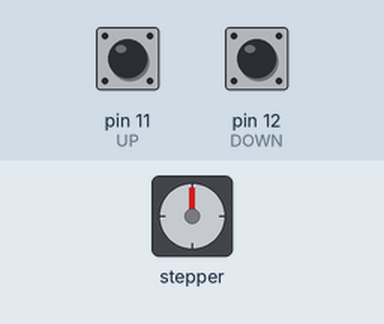
Recording of a sketch running on a simulated Arduino Uno, built with avr-gcc and run on an emulated ATmega328P. Parts: stepper motor. The inputs (shaded band) are chosen by the test bench; at power-on: pin 11 (UP) HIGH, pin 12 (DOWN) HIGH. Stepper angles assume 4096 steps per turn.

Above: at 1.2 s.
1.3 s: pin 11 (UP) pulled LOW for 1 s
At 2.7 s:
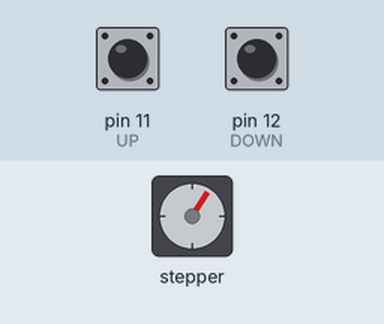
3.8 s: pin 12 (DOWN) pulled LOW for 3.2 s
At 7.8 s:
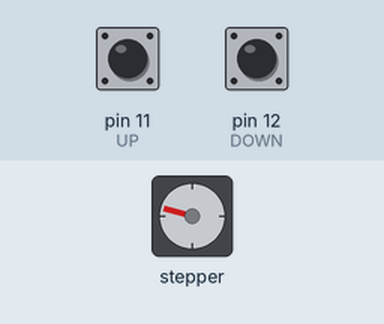
8.5 s: pin 12 (DOWN) pulled LOW for 0.15 s
At 9.4 s:
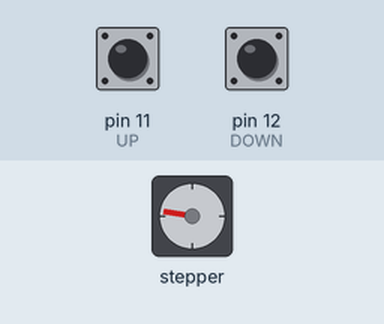
10.1 s: pin 12 (DOWN) pulled LOW for 1 s
At 11.8 s:
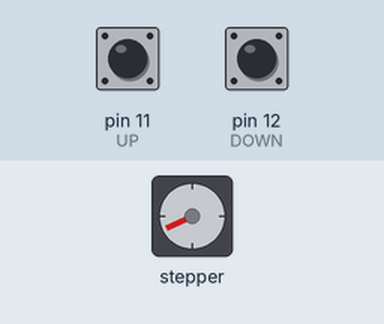
12.6 s: pin 12 (DOWN) pulled LOW for 1 s
At 14.7 s:
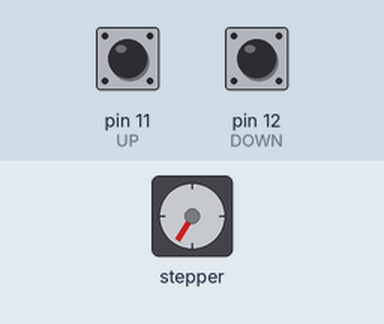
15.1 s: pin 12 (DOWN) pulled LOW for 3.2 s
At 19.6 s:
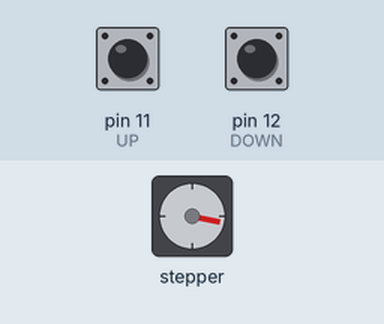
Timing chart, 0 to 20.8 s (numbered marks = the images above; inputs shaded):
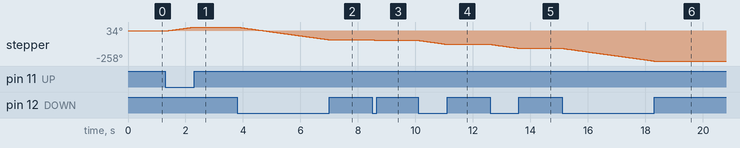

Measured:
- after the input at 1.3 s, stepper: turns 34° clockwise in 0.97 s, starting at once
- after the input at 3.8 s, stepper: turns 109° counter-clockwise in 3.2 s, starting at once
- after the input at 10.1 s, stepper: turns 34° counter-clockwise in 0.97 s, starting at once
- after the input at 12.6 s, stepper: turns 34° counter-clockwise in 0.97 s, starting at once
- after the input at 15.1 s, stepper: turns 109° counter-clockwise in 3.2 s, starting at once

The sketch:

tracker.ino
```cpp
// first, include the library :)

#include <CheapStepper.h>

CheapStepper stepper(2, 3, 4, 5);
// here we declare our stepper using default pins:
// arduino pin <--> pins on ULN2003 board:
// 8 <--> IN1
// 9 <--> IN2
// 10 <--> IN3
// 11 <--> IN4

const int UP = 11;
const int DOWN = 12;

// let's create a boolean variable to save the direction of our rotation

int stepperDelay = 2490;

void setup() {
  pinMode(UP, INPUT_PULLUP);
  pinMode(DOWN, INPUT_PULLUP);
}

void loop() {

  int movingUp = digitalRead(UP);
  int movingDown = digitalRead(DOWN);

  // moving up
  if (movingUp == 0) {
    stepper.step(true);
    delayMicroseconds(stepperDelay);
  }

  // moving down
  if (movingDown == 0) {
    stepper.step(false);
    delayMicroseconds(stepperDelay);
  }
}
```
